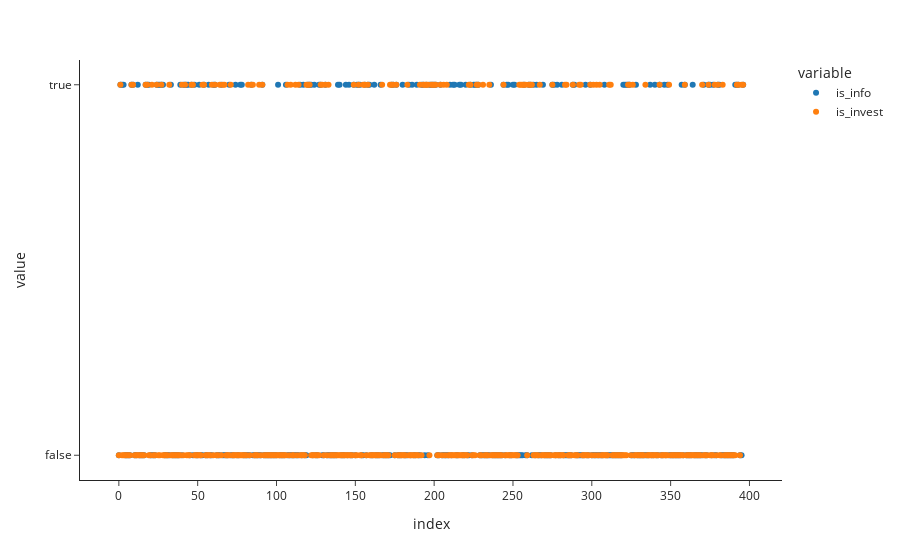

Here is the notebook cell this chart was saved with:
### Code cell
px.scatter(my_df[["is_info", "is_invest"]], template="simple_white")

### Figure 1 — Plotly figure (JSON) as saved in the notebook; plotly's stock layout.template omitted (floating-point values rounded to 4 significant figures; data arrays with more than 128 entries replaced by an {"elided": "..."} marker saying what was removed)
{"data": [{"hovertemplate": "variable=is_info<br>index=%{x}<br>value=%{y}<extra></extra>", "legendgroup": "is_info", "marker": {"color": "#1F77B4", "symbol": "circle"}, "mode": "markers", "name": "is_info", "orientation": "v", "showlegend": true, "type": "scatter", "x": {"elided": "397 int values"}, "xaxis": "x", "y": {"elided": "397 bool values"}, "yaxis": "y"}, {"hovertemplate": "variable=is_invest<br>index=%{x}<br>value=%{y}<extra></extra>", "legendgroup": "is_invest", "marker": {"color": "#FF7F0E", "symbol": "circle"}, "mode": "markers", "name": "is_invest", "orientation": "v", "showlegend": true, "type": "scatter", "x": {"elided": "397 int values"}, "xaxis": "x", "y": {"elided": "397 bool values"}, "yaxis": "y"}], "layout": {"legend": {"title": {"text": "variable"}, "tracegroupgap": 0}, "margin": {"t": 60}, "xaxis": {"anchor": "y", "domain": [0, 1], "title": {"text": "index"}}, "yaxis": {"anchor": "x", "domain": [0, 1], "title": {"text": "value"}}}}
